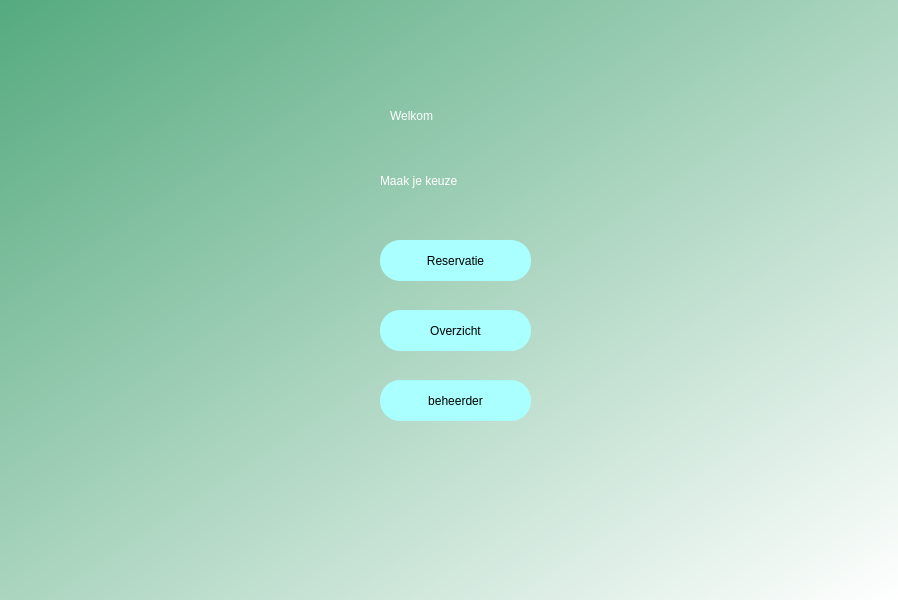
<?xml version="1.0" encoding="UTF-8"?>
<ui version="4.0">
 <class>Dialog</class>
 <widget class="QDialog" name="Dialog">
  <property name="geometry">
   <rect>
    <x>0</x>
    <y>0</y>
    <width>898</width>
    <height>600</height>
   </rect>
  </property>
  <property name="windowTitle">
   <string>Dialog</string>
  </property>
  <widget class="QWidget" name="bgwidget" native="true">
   <property name="geometry">
    <rect>
     <x>0</x>
     <y>0</y>
     <width>901</width>
     <height>601</height>
    </rect>
   </property>
   <property name="styleSheet">
    <string notr="true">QWidget#bgwidget{
background-color:qlineargradient(spread:pad, x1:0, y1:0, x2:1, y2:1, stop:0 rgba(85, 170, 127, 255), stop:1 rgba(255, 255, 255, 255))}</string>
   </property>
   <widget class="QLabel" name="label">
    <property name="geometry">
     <rect>
      <x>390</x>
      <y>90</y>
      <width>151</width>
      <height>51</height>
     </rect>
    </property>
    <property name="styleSheet">
     <string notr="true">font: 75 26pt &quot;Verdana&quot;;color:rgb(255, 255, 255)</string>
    </property>
    <property name="text">
     <string>Welkom</string>
    </property>
   </widget>
   <widget class="QLabel" name="label_2">
    <property name="geometry">
     <rect>
      <x>380</x>
      <y>160</y>
      <width>281</width>
      <height>41</height>
     </rect>
    </property>
    <property name="styleSheet">
     <string notr="true">font: 16pt &quot;Verdana&quot;;color:rgb(255, 255, 255)</string>
    </property>
    <property name="text">
     <string>Maak je keuze</string>
    </property>
   </widget>
   <widget class="QPushButton" name="start_button_reservation">
    <property name="geometry">
     <rect>
      <x>380</x>
      <y>240</y>
      <width>151</width>
      <height>41</height>
     </rect>
    </property>
    <property name="styleSheet">
     <string notr="true">border-radius:20px;
background-color: rgb(170, 255, 255);
font: 75 italic 12pt &quot;Verdana&quot;;</string>
    </property>
    <property name="text">
     <string>Reservatie</string>
    </property>
   </widget>
   <widget class="QPushButton" name="start_button_overview">
    <property name="geometry">
     <rect>
      <x>380</x>
      <y>310</y>
      <width>151</width>
      <height>41</height>
     </rect>
    </property>
    <property name="styleSheet">
     <string notr="true">border-radius:20px;
background-color: rgb(170, 255, 255);
font: 75 italic 12pt &quot;Verdana&quot;;</string>
    </property>
    <property name="text">
     <string>Overzicht</string>
    </property>
   </widget>
   <widget class="QPushButton" name="start_button_admin">
    <property name="geometry">
     <rect>
      <x>380</x>
      <y>380</y>
      <width>151</width>
      <height>41</height>
     </rect>
    </property>
    <property name="styleSheet">
     <string notr="true">border-radius:20px;
background-color: rgb(170, 255, 255);
font: 75 italic 12pt &quot;Verdana&quot;;</string>
    </property>
    <property name="text">
     <string>beheerder</string>
    </property>
   </widget>
  </widget>
 </widget>
 <resources/>
 <connections/>
</ui>
